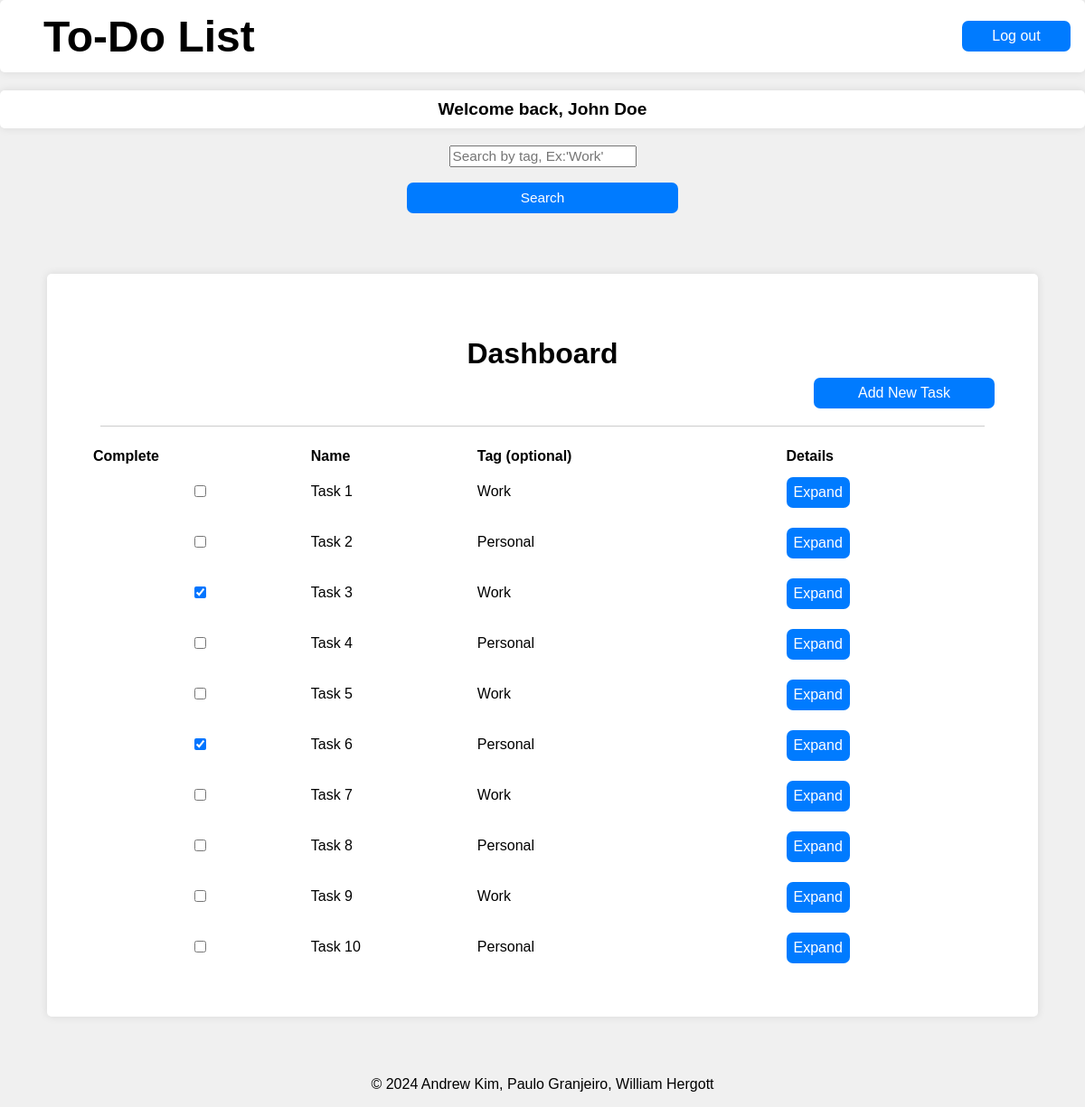
Page /server/dashboard.php (signed in) on the committed database.
### tables this page shows
CREATE TABLE Tasks (
    Id INT AUTO_INCREMENT PRIMARY KEY,
    UserId INT NOT NULL,
    Name VARCHAR(50) NOT NULL,
    Tag VARCHAR(50),
    Description LONGTEXT,
    Complete BOOLEAN NOT NULL,
    FOREIGN KEY (UserId) REFERENCES Users(Id) ON DELETE CASCADE
);

### server/dashboard.php (the view, shortened to what this page needs)
<?php
function displayTasks() {
    $currentUserId = $_SESSION['user_id'];
    $db = db_connect();
    $sql = "SELECT * FROM Tasks WHERE UserId = $currentUserId";
    $result = mysqli_query($db, $sql);
    if ($result) {
        echo "<table>";
        echo "<tr align='left'><th>Complete</th><th>Name</th><th>Tag (optional)</th><th>Details</th></tr>";
        while ($task = mysqli_fetch_assoc($result)) {
            echo "<tr>";
            echo "<td>
        <form method='POST' action='update_task_status.php'>
            <input type='hidden' name='taskId' value='{$task['Id']}'>
            <input type='checkbox' name='complete' value='1' " . ($task['Complete'] ? 'checked' : '') . " onchange='this.form.submit()'>
        </form>
      </td>";
            echo "<td class='taskCell'>" . $task['Name'] . "</td>";
            echo "<td class='tagCell'>" . ($task['Tag'] ?? 'N/A') . "</td>";
            echo "<td class='detailCell'><button id='expandButton' class='detailButton' data-task-id='{$task['Id']}'>Expand</button></td>";
            echo "</tr>";
        }
        echo "</table>";
    } else {
        echo "Failed to retrieve tasks.";
    }
}
function displayUsername(){
    $currentUserName = $_SESSION['user_name'];
    echo "<p class='welcomeMessage'>Welcome back, " . $currentUserName . "</p>";
}
?>
<!DOCTYPE html>
<html lang="en">
<head>
    <link rel="stylesheet" type="text/css" href="../styles/style.css">
</head>
<body>
    <?php
    include "header.php";
    displayUsername();
    include "search_bar.php";
    ?>
    <div class="taskcontainer">
        <h1>Dashboard</h1>
        <button class="addTask" onclick="openPopup()">Add New Task</button>
        <hr>
        <?php displayTasks();
        ?>
    </div>
    <?php include('footer.php') ?>
</body>
</html>

### server/header.php
<header>
    <h2>To-Do List</h2>
    <form action="logout_user.php" method="post">
        <button class="logoutButton" type="submit" name="logout">Log out</button>
    </form>
</header>

### server/search_bar.php (shortened to what this page needs)
<form class="searchBarForm" method="GET" action="search.php" onsubmit="return validateSearch()">
    <input type="text" name="searchQuery" id="searchQuery" placeholder="Search by tag, Ex:'Work' ">
    <button type="submit">Search</button>
</form>

### server/footer.php
<footer>
    <p id="footer">&copy; <?php echo date("Y"); ?> Andrew Kim, Paulo Granjeiro, William Hergott</p>
</footer>

### rows in the picture
tasks: Name "Task 1", Tag "Work"
tasks: Name "Task 2", Tag "Personal"
tasks: Complete "☑", Name "Task 3", Tag "Work"
tasks: Name "Task 4", Tag "Personal"
tasks: Name "Task 5", Tag "Work"
tasks: Complete "☑", Name "Task 6", Tag "Personal"
tasks: Name "Task 7", Tag "Work"
tasks: Name "Task 8", Tag "Personal"
tasks: Name "Task 9", Tag "Work"
tasks: Name "Task 10", Tag "Personal"

### other values in the picture
$currentUserName "John Doe"
